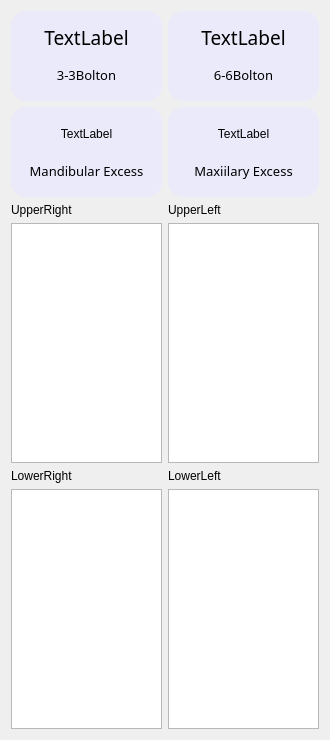
<?xml version="1.0" encoding="UTF-8"?>
<ui version="4.0">
 <class>BoltonAnaDlg</class>
 <widget class="QWidget" name="BoltonAnaDlg">
  <property name="geometry">
   <rect>
    <x>0</x>
    <y>0</y>
    <width>330</width>
    <height>740</height>
   </rect>
  </property>
  <property name="sizePolicy">
   <sizepolicy hsizetype="Fixed" vsizetype="Fixed">
    <horstretch>2</horstretch>
    <verstretch>0</verstretch>
   </sizepolicy>
  </property>
  <property name="minimumSize">
   <size>
    <width>330</width>
    <height>740</height>
   </size>
  </property>
  <property name="maximumSize">
   <size>
    <width>330</width>
    <height>740</height>
   </size>
  </property>
  <property name="windowTitle">
   <string>BoltonAnalysis</string>
  </property>
  <property name="styleSheet">
   <string notr="true">QWidget#BoltonAnaDlg{backgound-color:rgb(255,255,255);}
QFrame#frame_1,#frame_2,#frame_3,#frame_4{background-color:rgb(234,234,251);
border-radius:15px;}
QLabel#bolton66NumLabel,#bolton33NumLabel,#discrepancy33NumLabel,#discrepancy66NumLabel{font: 14pt &quot;微软雅黑&quot;;}
QLabelt#bolton33Label,#bolton66Label,#discrepancy33infoLabel,#discrepancy66infoLabel{font: 10pt &quot;微软雅黑&quot;;}
QTableWidget#upperRightTableWidget,#upperLeftTableWidget,#lowerRightTableWidget,#lowerLeftTableWidget
{
	color:black;
	font: 8pt &quot;微软雅黑&quot;;
}</string>
  </property>
  <layout class="QVBoxLayout" name="verticalLayout_11">
   <item>
    <layout class="QHBoxLayout" name="horizontalLayout">
     <item>
      <layout class="QVBoxLayout" name="verticalLayout_10">
       <item>
        <widget class="QFrame" name="frame">
         <property name="styleSheet">
          <string notr="true">background-color:rgb(234,234,251);
border-radius:15px;</string>
         </property>
         <property name="frameShape">
          <enum>QFrame::StyledPanel</enum>
         </property>
         <property name="frameShadow">
          <enum>QFrame::Raised</enum>
         </property>
         <layout class="QVBoxLayout" name="verticalLayout_5">
          <item>
           <widget class="QLabel" name="bolton33NumLabel">
            <property name="font">
             <font>
              <family>微软雅黑</family>
              <pointsize>14</pointsize>
              <weight>50</weight>
              <italic>false</italic>
              <bold>false</bold>
             </font>
            </property>
            <property name="styleSheet">
             <string notr="true"/>
            </property>
            <property name="text">
             <string>TextLabel</string>
            </property>
            <property name="alignment">
             <set>Qt::AlignCenter</set>
            </property>
           </widget>
          </item>
          <item>
           <widget class="QLabel" name="bolton33Label">
            <property name="font">
             <font>
              <family>微软雅黑</family>
              <pointsize>10</pointsize>
              <weight>50</weight>
              <italic>false</italic>
              <bold>false</bold>
             </font>
            </property>
            <property name="styleSheet">
             <string notr="true"/>
            </property>
            <property name="text">
             <string>3-3Bolton</string>
            </property>
            <property name="alignment">
             <set>Qt::AlignCenter</set>
            </property>
           </widget>
          </item>
         </layout>
        </widget>
       </item>
       <item>
        <widget class="QFrame" name="frame_3">
         <property name="frameShape">
          <enum>QFrame::StyledPanel</enum>
         </property>
         <property name="frameShadow">
          <enum>QFrame::Raised</enum>
         </property>
         <layout class="QVBoxLayout" name="verticalLayout_7">
          <item>
           <widget class="QLabel" name="discrepancy33NumLabel">
            <property name="text">
             <string>TextLabel</string>
            </property>
            <property name="alignment">
             <set>Qt::AlignCenter</set>
            </property>
           </widget>
          </item>
          <item>
           <widget class="QLabel" name="discrepancy33infoLabel">
            <property name="font">
             <font>
              <family>微软雅黑</family>
              <pointsize>10</pointsize>
              <weight>50</weight>
              <italic>false</italic>
              <bold>false</bold>
             </font>
            </property>
            <property name="text">
             <string>Mandibular Excess</string>
            </property>
            <property name="alignment">
             <set>Qt::AlignCenter</set>
            </property>
           </widget>
          </item>
         </layout>
        </widget>
       </item>
      </layout>
     </item>
     <item>
      <layout class="QVBoxLayout" name="verticalLayout_9">
       <item>
        <widget class="QFrame" name="frame_2">
         <property name="frameShape">
          <enum>QFrame::StyledPanel</enum>
         </property>
         <property name="frameShadow">
          <enum>QFrame::Raised</enum>
         </property>
         <layout class="QVBoxLayout" name="verticalLayout_6">
          <item>
           <widget class="QLabel" name="bolton66NumLabel">
            <property name="font">
             <font>
              <family>微软雅黑</family>
              <pointsize>14</pointsize>
              <weight>50</weight>
              <italic>false</italic>
              <bold>false</bold>
             </font>
            </property>
            <property name="styleSheet">
             <string notr="true"/>
            </property>
            <property name="text">
             <string>TextLabel</string>
            </property>
            <property name="alignment">
             <set>Qt::AlignCenter</set>
            </property>
           </widget>
          </item>
          <item>
           <widget class="QLabel" name="bolton66Label">
            <property name="font">
             <font>
              <family>微软雅黑</family>
              <pointsize>10</pointsize>
              <weight>50</weight>
              <italic>false</italic>
              <bold>false</bold>
             </font>
            </property>
            <property name="text">
             <string>6-6Bolton</string>
            </property>
            <property name="alignment">
             <set>Qt::AlignCenter</set>
            </property>
           </widget>
          </item>
         </layout>
        </widget>
       </item>
       <item>
        <widget class="QFrame" name="frame_4">
         <property name="frameShape">
          <enum>QFrame::StyledPanel</enum>
         </property>
         <property name="frameShadow">
          <enum>QFrame::Raised</enum>
         </property>
         <layout class="QVBoxLayout" name="verticalLayout_8">
          <item>
           <widget class="QLabel" name="discrepancy66NumLabel">
            <property name="text">
             <string>TextLabel</string>
            </property>
            <property name="alignment">
             <set>Qt::AlignCenter</set>
            </property>
           </widget>
          </item>
          <item>
           <widget class="QLabel" name="discrepancy66InfoLabel">
            <property name="font">
             <font>
              <family>微软雅黑</family>
              <pointsize>10</pointsize>
             </font>
            </property>
            <property name="text">
             <string>Maxiilary Excess</string>
            </property>
            <property name="alignment">
             <set>Qt::AlignCenter</set>
            </property>
           </widget>
          </item>
         </layout>
        </widget>
       </item>
      </layout>
     </item>
    </layout>
   </item>
   <item>
    <layout class="QHBoxLayout" name="horizontalLayout_5">
     <item>
      <layout class="QVBoxLayout" name="verticalLayout_2">
       <item>
        <widget class="QLabel" name="upperLeftLabel">
         <property name="text">
          <string>UpperRight</string>
         </property>
        </widget>
       </item>
       <item>
        <widget class="QTableWidget" name="upperRightTableWidget">
         <property name="sizePolicy">
          <sizepolicy hsizetype="Preferred" vsizetype="Fixed">
           <horstretch>0</horstretch>
           <verstretch>0</verstretch>
          </sizepolicy>
         </property>
         <property name="minimumSize">
          <size>
           <width>0</width>
           <height>240</height>
          </size>
         </property>
         <property name="whatsThis">
          <string/>
         </property>
         <property name="verticalScrollBarPolicy">
          <enum>Qt::ScrollBarAlwaysOff</enum>
         </property>
         <property name="horizontalScrollBarPolicy">
          <enum>Qt::ScrollBarAlwaysOff</enum>
         </property>
         <attribute name="horizontalHeaderDefaultSectionSize">
          <number>75</number>
         </attribute>
        </widget>
       </item>
      </layout>
     </item>
     <item>
      <layout class="QVBoxLayout" name="verticalLayout">
       <item>
        <widget class="QLabel" name="upperRIghtLabel">
         <property name="text">
          <string>UpperLeft</string>
         </property>
        </widget>
       </item>
       <item>
        <widget class="QTableWidget" name="upperLeftTableWidget">
         <property name="sizePolicy">
          <sizepolicy hsizetype="Preferred" vsizetype="Fixed">
           <horstretch>0</horstretch>
           <verstretch>0</verstretch>
          </sizepolicy>
         </property>
         <property name="minimumSize">
          <size>
           <width>0</width>
           <height>240</height>
          </size>
         </property>
         <property name="verticalScrollBarPolicy">
          <enum>Qt::ScrollBarAlwaysOff</enum>
         </property>
         <property name="horizontalScrollBarPolicy">
          <enum>Qt::ScrollBarAlwaysOff</enum>
         </property>
         <attribute name="horizontalHeaderDefaultSectionSize">
          <number>75</number>
         </attribute>
        </widget>
       </item>
      </layout>
     </item>
    </layout>
   </item>
   <item>
    <layout class="QHBoxLayout" name="horizontalLayout_6">
     <item>
      <layout class="QVBoxLayout" name="verticalLayout_3">
       <item>
        <widget class="QLabel" name="lowerRightLabel">
         <property name="text">
          <string>LowerRight</string>
         </property>
        </widget>
       </item>
       <item>
        <widget class="QTableWidget" name="lowerRightTableWidget">
         <property name="sizePolicy">
          <sizepolicy hsizetype="Preferred" vsizetype="Fixed">
           <horstretch>0</horstretch>
           <verstretch>0</verstretch>
          </sizepolicy>
         </property>
         <property name="minimumSize">
          <size>
           <width>0</width>
           <height>240</height>
          </size>
         </property>
         <property name="verticalScrollBarPolicy">
          <enum>Qt::ScrollBarAlwaysOff</enum>
         </property>
         <property name="horizontalScrollBarPolicy">
          <enum>Qt::ScrollBarAlwaysOff</enum>
         </property>
         <attribute name="horizontalHeaderDefaultSectionSize">
          <number>75</number>
         </attribute>
        </widget>
       </item>
      </layout>
     </item>
     <item>
      <layout class="QVBoxLayout" name="verticalLayout_4">
       <item>
        <widget class="QLabel" name="lowerLeftLabel">
         <property name="text">
          <string>LowerLeft</string>
         </property>
        </widget>
       </item>
       <item>
        <widget class="QTableWidget" name="lowerLeftTableWidget">
         <property name="sizePolicy">
          <sizepolicy hsizetype="Preferred" vsizetype="Fixed">
           <horstretch>0</horstretch>
           <verstretch>0</verstretch>
          </sizepolicy>
         </property>
         <property name="minimumSize">
          <size>
           <width>0</width>
           <height>240</height>
          </size>
         </property>
         <property name="verticalScrollBarPolicy">
          <enum>Qt::ScrollBarAlwaysOff</enum>
         </property>
         <property name="horizontalScrollBarPolicy">
          <enum>Qt::ScrollBarAlwaysOff</enum>
         </property>
         <attribute name="horizontalHeaderDefaultSectionSize">
          <number>75</number>
         </attribute>
        </widget>
       </item>
      </layout>
     </item>
    </layout>
   </item>
  </layout>
 </widget>
 <layoutdefault spacing="6" margin="11"/>
 <resources/>
 <connections/>
</ui>
